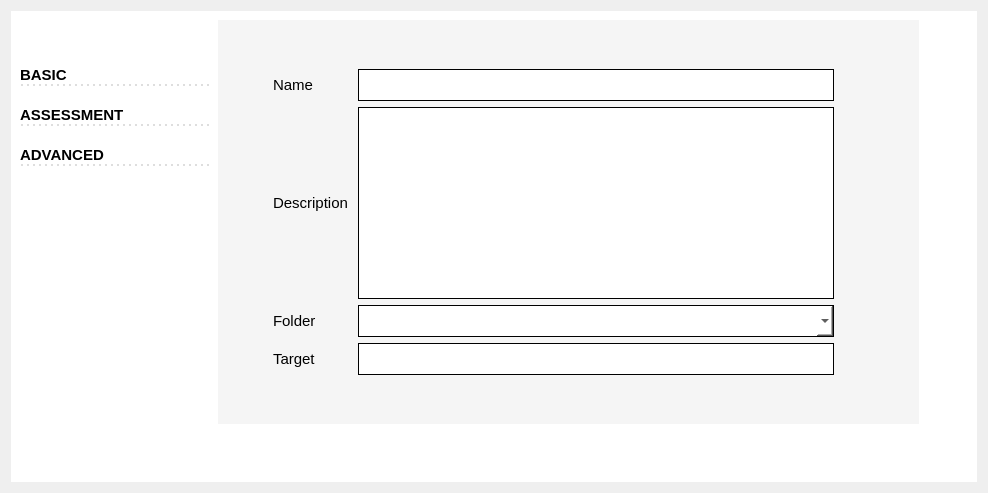
                  <widget class="QWidget" name="tab_7">
                   <attribute name="title">
                    <string>Scanner</string>
                   </attribute>
                   <layout class="QGridLayout" name="gridLayout_86">
                    <item row="0" column="0">
                     <widget class="QWidget" name="allWidgetsScan" native="true">
                      <property name="styleSheet">
                       <string notr="true">background-color:rgb(255, 255, 255)</string>
                      </property>
                      <layout class="QGridLayout" name="gridLayout_38">
                       <item row="0" column="1">
                        <layout class="QGridLayout" name="gridLayout_39">
                         <property name="topMargin">
                          <number>0</number>
                         </property>
                         <property name="rightMargin">
                          <number>0</number>
                         </property>
                         <property name="horizontalSpacing">
                          <number>6</number>
                         </property>
                         <item row="0" column="0">
                          <widget class="QWidget" name="seconWidgets" native="true">
                           <layout class="QGridLayout" name="gridLayout_30">
                            <property name="leftMargin">
                             <number>0</number>
                            </property>
                            <property name="topMargin">
                             <number>0</number>
                            </property>
                            <item row="0" column="2">
                             <spacer name="horizontalSpacer_24">
                              <property name="orientation">
                               <enum>Qt::Horizontal</enum>
                              </property>
                              <property name="sizeType">
                               <enum>QSizePolicy::Fixed</enum>
                              </property>
                              <property name="sizeHint" stdset="0">
                               <size>
                                <width>40</width>
                                <height>20</height>
                               </size>
                              </property>
                             </spacer>
                            </item>
                            <item row="1" column="1">
                             <spacer name="verticalSpacer_20">
                              <property name="orientation">
                               <enum>Qt::Vertical</enum>
                              </property>
                              <property name="sizeHint" stdset="0">
                               <size>
                                <width>20</width>
                                <height>40</height>
                               </size>
                              </property>
                             </spacer>
                            </item>
                            <item row="0" column="0" colspan="2">
                             <layout class="QGridLayout" name="gridLayout_32">
                              <item row="0" column="0">
                               <layout class="QGridLayout" name="gridLayout_40">
                                <property name="horizontalSpacing">
                                 <number>6</number>
                                </property>
                                <property name="verticalSpacing">
                                 <number>10</number>
                                </property>
                                <item row="0" column="0">
                                 <spacer name="verticalSpacer_21">
                                  <property name="orientation">
                                   <enum>Qt::Vertical</enum>
                                  </property>
                                  <property name="sizeType">
                                   <enum>QSizePolicy::Fixed</enum>
                                  </property>
                                  <property name="sizeHint" stdset="0">
                                   <size>
                                    <width>40</width>
                                    <height>46</height>
                                   </size>
                                  </property>
                                 </spacer>
                                </item>
                                <item row="5" column="0">
                                 <spacer name="verticalSpacer_8">
                                  <property name="orientation">
                                   <enum>Qt::Vertical</enum>
                                  </property>
                                  <property name="sizeHint" stdset="0">
                                   <size>
                                    <width>20</width>
                                    <height>40</height>
                                   </size>
                                  </property>
                                 </spacer>
                                </item>
                                <item row="2" column="0">
                                 <widget class="QPushButton" name="assessment_btn">
                                  <property name="font">
                                   <font>
                                    <pointsize>11</pointsize>
                                    <weight>75</weight>
                                    <bold>true</bold>
                                   </font>
                                  </property>
                                  <property name="styleSheet">
                                   <string notr="true">	border: none;
	text-align: left;
	border-bottom: 2 dotted rgb(222, 222, 222);
	margin-bottom: 10px;
	color: black;
</string>
                                  </property>
                                  <property name="text">
                                   <string>ASSESSMENT</string>
                                  </property>
                                 </widget>
                                </item>
                                <item row="3" column="0">
                                 <widget class="QPushButton" name="advanced_btn">
                                  <property name="font">
                                   <font>
                                    <pointsize>11</pointsize>
                                    <weight>75</weight>
                                    <bold>true</bold>
                                   </font>
                                  </property>
                                  <property name="styleSheet">
                                   <string notr="true">	border: none;
	text-align: left;
	border-bottom: 2 dotted rgb(222, 222, 222);
	margin-bottom: 10px;
	color: black;
</string>
                                  </property>
                                  <property name="text">
                                   <string>ADVANCED</string>
                                  </property>
                                 </widget>
                                </item>
                                <item row="1" column="0">
                                 <widget class="QPushButton" name="basic_btn">
                                  <property name="font">
                                   <font>
                                    <pointsize>11</pointsize>
                                    <weight>75</weight>
                                    <bold>true</bold>
                                   </font>
                                  </property>
                                  <property name="styleSheet">
                                   <string notr="true">	border: none;
	text-align: left;
	border-bottom: 2 dotted rgb(222, 222, 222);
	margin-bottom: 10px;
	color: black;
</string>
                                  </property>
                                  <property name="text">
                                   <string>BASIC</string>
                                  </property>
                                 </widget>
                                </item>
                                <item row="4" column="0">
                                 <spacer name="horizontalSpacer_25">
                                  <property name="orientation">
                                   <enum>Qt::Horizontal</enum>
                                  </property>
                                  <property name="sizeType">
                                   <enum>QSizePolicy::Fixed</enum>
                                  </property>
                                  <property name="sizeHint" stdset="0">
                                   <size>
                                    <width>192</width>
                                    <height>20</height>
                                   </size>
                                  </property>
                                 </spacer>
                                </item>
                               </layout>
                              </item>
                              <item row="0" column="1">
                               <widget class="QWidget" name="InputsWidget" native="true">
                                <property name="styleSheet">
                                 <string notr="true">background-color:rgb(245, 245, 245);</string>
                                </property>
                                <layout class="QGridLayout" name="gridLayout_53">
                                 <item row="0" column="0">
                                  <layout class="QGridLayout" name="gridLayout_41" columnstretch="8,1">
                                   <item row="0" column="0">
                                    <layout class="QGridLayout" name="gridLayout_42">
                                     <property name="spacing">
                                      <number>6</number>
                                     </property>
                                     <item row="1" column="0" rowspan="4">
                                      <spacer name="horizontalSpacer_26">
                                       <property name="orientation">
                                        <enum>Qt::Horizontal</enum>
                                       </property>
                                       <property name="sizeType">
                                        <enum>QSizePolicy::Fixed</enum>
                                       </property>
                                       <property name="sizeHint" stdset="0">
                                        <size>
                                         <width>40</width>
                                         <height>20</height>
                                        </size>
                                       </property>
                                      </spacer>
                                     </item>
                                     <item row="0" column="0" colspan="2">
                                      <spacer name="verticalSpacer_22">
                                       <property name="orientation">
                                        <enum>Qt::Vertical</enum>
                                       </property>
                                       <property name="sizeHint" stdset="0">
                                        <size>
                                         <width>20</width>
                                         <height>40</height>
                                        </size>
                                       </property>
                                      </spacer>
                                     </item>
                                     <item row="2" column="1">
                                      <layout class="QGridLayout" name="gridLayout_43" columnstretch="1,6">
                                       <item row="0" column="0">
                                        <widget class="QLabel" name="descriptionLabel">
                                         <property name="font">
                                          <font>
                                           <pointsize>11</pointsize>
                                          </font>
                                         </property>
                                         <property name="text">
                                          <string>Description</string>
                                         </property>
                                        </widget>
                                       </item>
                                       <item row="0" column="1">
                                        <widget class="QTextEdit" name="descriptionInput">
                                         <property name="font">
                                          <font>
                                           <pointsize>12</pointsize>
                                          </font>
                                         </property>
                                         <property name="styleSheet">
                                          <string notr="true">	height: 30px;
	background-color: white;
	border: 1px solid black;
color: black;</string>
                                         </property>
                                         <property name="lineWidth">
                                          <number>1</number>
                                         </property>
                                        </widget>
                                       </item>
                                      </layout>
                                     </item>
                                     <item row="4" column="1">
                                      <layout class="QGridLayout" name="gridLayout_56" columnstretch="1,6">
                                       <item row="0" column="0">
                                        <widget class="QLabel" name="targetLabel">
                                         <property name="font">
                                          <font>
                                           <pointsize>11</pointsize>
                                          </font>
                                         </property>
                                         <property name="text">
                                          <string>Target     </string>
                                         </property>
                                        </widget>
                                       </item>
                                       <item row="0" column="1">
                                        <widget class="QLineEdit" name="targetInput">
                                         <property name="font">
                                          <font>
                                           <pointsize>12</pointsize>
                                          </font>
                                         </property>
                                         <property name="styleSheet">
                                          <string notr="true">	height: 30px;
	background-color: white;
	border: 1px solid black;
color: black;</string>
                                         </property>
                                        </widget>
                                       </item>
                                      </layout>
                                     </item>
                                     <item row="3" column="1">
                                      <layout class="QGridLayout" name="gridLayout_81" columnstretch="1,6">
                                       <item row="0" column="0">
                                        <widget class="QLabel" name="folderLabel">
                                         <property name="font">
                                          <font>
                                           <pointsize>11</pointsize>
                                          </font>
                                         </property>
                                         <property name="text">
                                          <string>Folder      </string>
                                         </property>
                                        </widget>
                                       </item>
                                       <item row="0" column="1">
                                        <widget class="QComboBox" name="folderInput">
                                         <property name="font">
                                          <font>
                                           <pointsize>12</pointsize>
                                          </font>
                                         </property>
                                         <property name="styleSheet">
                                          <string notr="true">	height: 30px;
	background-color: white;
	border: 1px solid black;
color: black;</string>
                                         </property>
                                        </widget>
                                       </item>
                                      </layout>
                                     </item>
                                     <item row="1" column="1">
                                      <layout class="QGridLayout" name="gridLayout_82" columnstretch="1,6">
                                       <item row="0" column="0">
                                        <widget class="QLabel" name="NameLabel">
                                         <property name="font">
                                          <font>
                                           <pointsize>11</pointsize>
                                          </font>
                                         </property>
                                         <property name="text">
                                          <string>Name      </string>
                                         </property>
                                        </widget>
                                       </item>
                                       <item row="0" column="1">
                                        <widget class="QLineEdit" name="nameInput">
                                         <property name="font">
                                          <font>
                                           <pointsize>12</pointsize>
                                          </font>
                                         </property>
                                         <property name="styleSheet">
                                          <string notr="true">	height: 30px;
	background-color: white;
	border: 1px solid black;
color: black;</string>
                                         </property>
                                        </widget>
                                       </item>
                                      </layout>
                                     </item>
                                     <item row="5" column="0" colspan="2">
                                      <spacer name="verticalSpacer_23">
                                       <property name="orientation">
                                        <enum>Qt::Vertical</enum>
                                       </property>
                                       <property name="sizeHint" stdset="0">
                                        <size>
                                         <width>20</width>
                                         <height>40</height>
                                        </size>
                                       </property>
                                      </spacer>
                                     </item>
                                    </layout>
                                   </item>
                                   <item row="0" column="1">
                                    <spacer name="horizontalSpacer_31">
                                     <property name="orientation">
                                      <enum>Qt::Horizontal</enum>
                                     </property>
                                     <property name="sizeType">
                                      <enum>QSizePolicy::Expanding</enum>
                                     </property>
                                     <property name="sizeHint" stdset="0">
                                      <size>
                                       <width>300</width>
                                       <height>20</height>
                                      </size>
                                     </property>
                                    </spacer>
                                   </item>
                                  </layout>
                                 </item>
                                </layout>
                               </widget>
                              </item>
                             </layout>
                            </item>
                           </layout>
                          </widget>
                         </item>
                        </layout>
                       </item>
                      </layout>
                     </widget>
                    </item>
                   </layout>
                  </widget>
